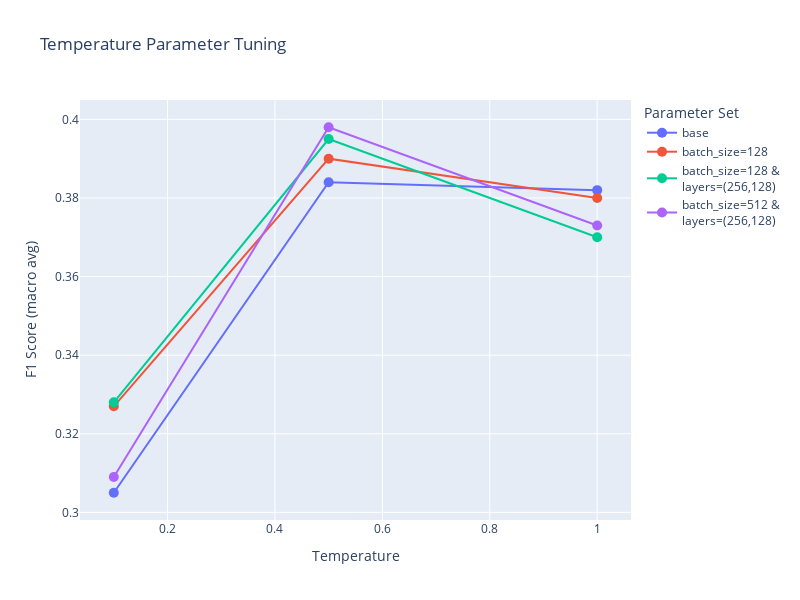

Notebook code for this chart:
### Code cell
fig = go.Figure(data=[go.Scatter(
    x=data[data["name"]==name]["temperature"],
    y=data[data["name"]==name]["scores"],
    mode='markers+lines',
    name=name,
    marker=dict(size=10)
) for name in data["name"].unique()])
fig.update_layout(
    xaxis_title="Temperature",
    yaxis_title="F1 Score (macro avg)",
    title="Temperature Parameter Tuning",
    legend_title="Parameter Set",
    width=800,
    height=600
)
fig.show()

### Figure 1 — Plotly figure (JSON) as saved in the notebook; plotly's stock layout.template omitted (floating-point values rounded to 4 significant figures)
{"data": [{"marker": {"size": 10}, "mode": "markers+lines", "name": "base", "type": "scatter", "x": [0.1, 0.5, 1], "y": [0.305, 0.384, 0.382]}, {"marker": {"size": 10}, "mode": "markers+lines", "name": "batch_size=128", "type": "scatter", "x": [0.1, 0.5, 1], "y": [0.327, 0.39, 0.38]}, {"marker": {"size": 10}, "mode": "markers+lines", "name": "batch_size=128 & <br>layers=(256,128)", "type": "scatter", "x": [0.1, 0.5, 1], "y": [0.328, 0.395, 0.37]}, {"marker": {"size": 10}, "mode": "markers+lines", "name": "batch_size=512 & <br>layers=(256,128)", "type": "scatter", "x": [0.1, 0.5, 1], "y": [0.309, 0.398, 0.373]}], "layout": {"height": 600, "legend": {"title": {"text": "Parameter Set"}}, "title": {"text": "Temperature Parameter Tuning"}, "width": 800, "xaxis": {"title": {"text": "Temperature"}}, "yaxis": {"title": {"text": "F1 Score (macro avg)"}}}}
